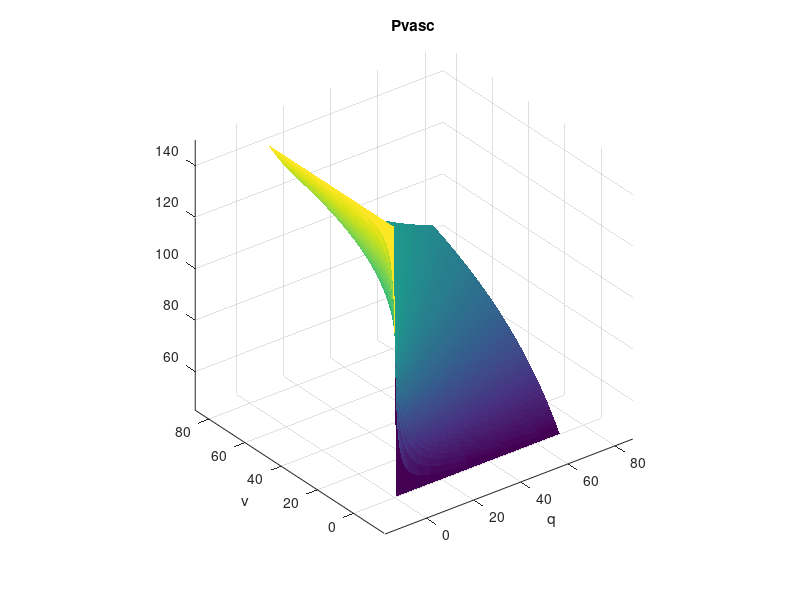
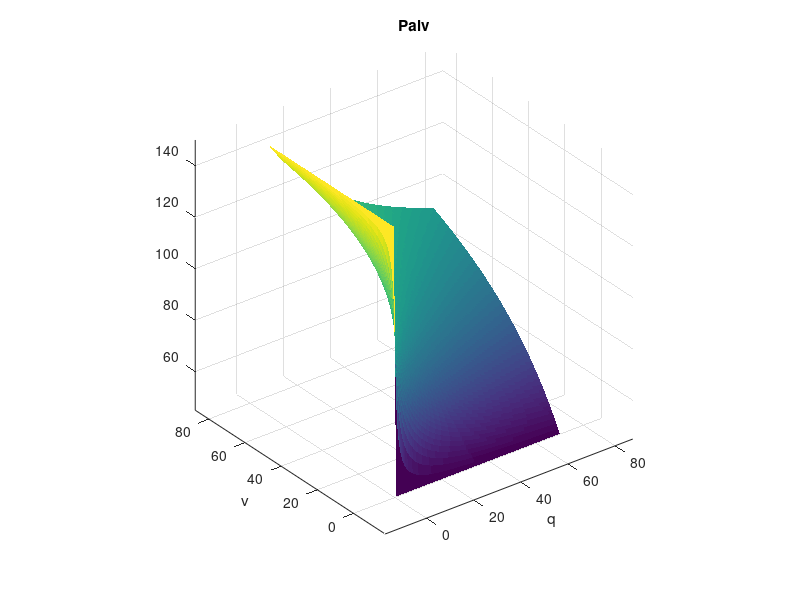
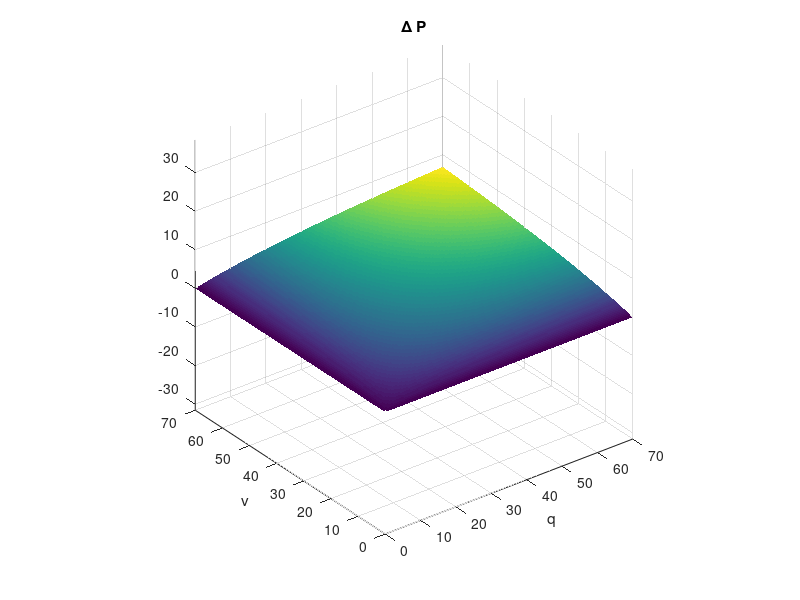
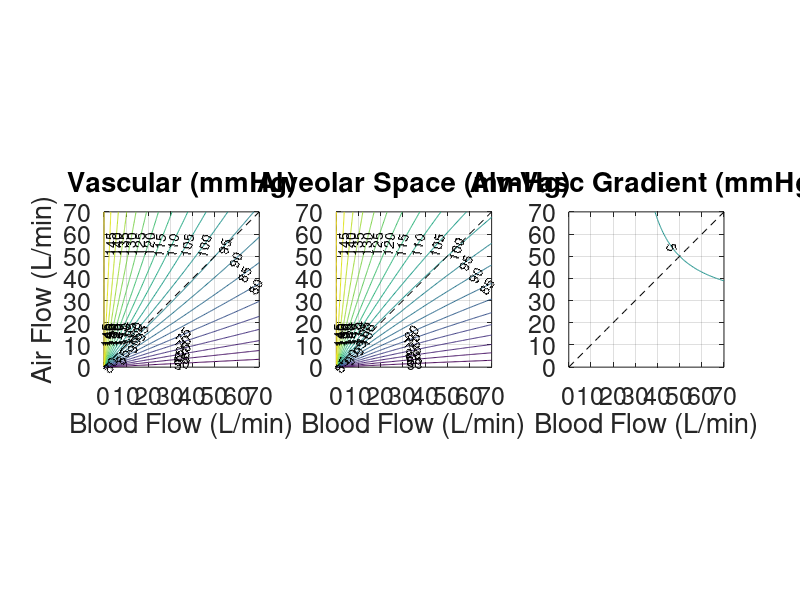

Write MATLAB code to recreate these figures, in order. (Note: this script raises an error after producing the figures.)
clear; close all; clc;
% This script solves Model A and saves results into a .mat file + generates
% fun animated .gifs to show how the diffusion parameter affects model
% behavior

%%% parameters
D     = 500;  %apparent diffusion (L/min)
Pair  = 150; %atmospheric oxygen partial pressure (mmHg)
Pin   = 45;  %mixed venous oxygen partial pressure - pulmonary inlet (mmHg)
Vvasc = 1;   %volume of vascular space (ml)
Valv  = 1;   %alveolar volume (ml)

Vp = 5; %ventilation flow (L/min)
Qp = 5; %blood flow (L/min)

% load('ModelA_optimization_results.mat','D_opt')
% D = D_opt;

par = [D Pair Pin Vvasc Valv Vp  Qp]; %parameters vector for ODE system

%%% grids for contour plots
de = 0.5;
q  = 0:de:70;
v  = 0:de:70;
[Q,V] = meshgrid(q,v);

Dv = 1:100; %vector of diffusion parameters to explore
Dpvasc = zeros(length(q),length(v),length(Dv));
Dpalv  = zeros(length(q),length(v),length(Dv));
Ddpac  = zeros(length(q),length(v),length(Dv));

% computing contour plots
pvasc = (Pin*Q.*V+Pin*D*Q+Pair*D*V)./(Q.*V+D*Q+D*V);
palv  = (Pair*Q.*V+Pair*D*V+Pin*D*Q)./(Q.*V+D*Q+D*V);
dpac  = (Q.*V)*(Pair-Pin)./(Q.*V+D*Q+D*V);

% contour plots for vector of diffusion parameters to explore
for j = 1:length(Dv)
    Dpvasc(:,:,j) = (Pin*Q.*V+Pin*Dv(j)*Q+Pair*Dv(j)*V)./(Q.*V+Dv(j)*Q+Dv(j)*V);
    Dpalv(:,:,j)  = (Pair*Q.*V+Pair*Dv(j)*V+Pin*Dv(j)*Q)./(Q.*V+Dv(j)*Q+Dv(j)*V);
    Ddpac(:,:,j)  = Dpalv(:,:,j) - Dpvasc(:,:,j);
end

%%% solve system of ODEs
% X0 = [Pin Pair];
% [t,X] = ode45(@ModelA_RHS,[0 1],X0,[],par);

save('ModelA_results.mat')

%%% plots
% figure; %state time series
% plot(t,X)
% xlabel('Time (s)')
% ylabel('Oxygen Tension (mmHg)')
% legend('Vasc', 'Alv')

figure; %Pvasc surface
surf(Q,V,pvasc, 'EdgeColor','none')
title('Pvasc')
xlabel('q')
ylabel('v')
axis equal

figure; %Pvasc surface
surf(Q,V,palv, 'EdgeColor','none')
title('Palv')
xlabel('q')
ylabel('v')
axis equal

figure; %Alv-Cap O2 Gradient  surface
surf(Q,V,dpac, 'EdgeColor','none')
title('\Delta P')
xlabel('q')
ylabel('v')
axis equal

CON = -30:5:150;
x = 0:70;
figure; % Contour Plot
subplot(1,3,1)
contour(Q,V,pvasc,CON,'ShowText','on')
hold on
plot(x,x,'k--')
set(gca,'fontsize',18)
title('Vascular (mmHg)')
xlabel('Blood Flow (L/min)')
ylabel('Air Flow (L/min)')
axis equal
grid on

subplot(1,3,2)
contour(Q,V,palv,CON,'ShowText','on')
hold on
plot(x,x,'k--')
set(gca,'fontsize',18)
title('Alveolar Space (mmHg)')
xlabel('Blood Flow (L/min)')
axis equal
grid on

subplot(1,3,3)
contour(Q,V,dpac,CON,'ShowText','on')
hold on
plot(x,x,'k--')
set(gca,'fontsize',18)
title('Alv-Vasc Gradient (mmHg)')
xlabel('Blood Flow (L/min)')
axis equal
grid on

%%%%%%%%%%%%%%%%%%%%%%%%%%%%%%%%%%%%%%%%%%%%
%%% big old plots
figure; % Contour Plot
subplot(3,3,1)
contour(Q,V,squeeze(Dpvasc(:,:,1)),CON,'ShowText','on')
hold on
plot(x,x,'k--')
set(gca,'fontsize',18)
title('Vascular (mmHg)')
ylabel('Air Flow (ml/s)')
axis equal
grid on

subplot(3,3,2)
contour(Q,V,squeeze(Dpalv(:,:,1)),CON,'ShowText','on')
hold on
plot(x,x,'k--')
set(gca,'fontsize',18)
title('Alveolar Space (mmHg)')
axis equal
grid on

subplot(3,3,3)
contour(Q,V,squeeze(Ddpac(:,:,1)),CON,'ShowText','on')
hold on
plot(x,x,'k--')
set(gca,'fontsize',18)
title('Alv-Vasc Gradient (mmHg)')
axis equal
grid on

subplot(3,3,4)
contour(Q,V,squeeze(Dpvasc(:,:,2)),CON,'ShowText','on')
hold on
plot(x,x,'k--')
set(gca,'fontsize',18)
ylabel('Air Flow (ml/s)')
axis equal
grid on

subplot(3,3,5)
contour(Q,V,squeeze(Dpalv(:,:,2)),CON,'ShowText','on')
hold on
plot(x,x,'k--')
set(gca,'fontsize',18)
axis equal
grid on

subplot(3,3,6)
contour(Q,V,squeeze(Ddpac(:,:,2)),CON,'ShowText','on')
hold on
plot(x,x,'k--')
set(gca,'fontsize',18)
axis equal
grid on

subplot(3,3,7)
contour(Q,V,squeeze(Dpvasc(:,:,3)),CON,'ShowText','on')
hold on
plot(x,x,'k--')
set(gca,'fontsize',18)
xlabel('Blood Flow (ml/s)')
ylabel('Air Flow (ml/s)')
axis equal
grid on

subplot(3,3,8)
contour(Q,V,squeeze(Dpalv(:,:,3)),CON,'ShowText','on')
hold on
plot(x,x,'k--')
set(gca,'fontsize',18)
xlabel('Blood Flow (ml/s)')
axis equal
grid on

subplot(3,3,9)
contour(Q,V,squeeze(Ddpac(:,:,3)),CON,'ShowText','on')
hold on
plot(x,x,'k--')
set(gca,'fontsize',18)
xlabel('Blood Flow (ml/s)')
axis equal
grid on

%%% making gifs
CON = -30:5:150;
h = figure('units','normalized','outerposition',[0 0 1 1]);
for i = 1:length(Dv) %iterate by size of Dv
    %%%% make contour plots
    cla(gca)
    
    contour(Q,V,squeeze(Dpvasc(:,:,i)),CON,'ShowText','on')
    hold on
    plot(x,x,'k--')
    set(gca,'fontsize',18)
    xlabel('Cardiac Output (L/min)')
    ylabel('Ventilation Magnitude (L/min)')
    text(9,1,['D = ', num2str(Dv(i))],'fontsize',18)
    axis equal
    grid on
    
    if i == 1
        gif('ModelA_vasc.gif','DelayTime',1/15) %make gif file
    else
        gif %append frame to gif
    end
    disp(i)
end

h2 = figure('units','normalized','outerposition',[0 0 1 1]);
for i = 1:length(Dv) %iterate by size of Dv
    %%%% make contour plots
    cla(gca)
    
    contour(Q,V,squeeze(Dpalv(:,:,i)),CON,'ShowText','on')
    hold on
    plot(x,x,'k--')
    set(gca,'fontsize',18)
    xlabel('Cardiac Output (L/min)')
    ylabel('Ventilation Magnitude (L/min)')
    text(9,1,['D = ', num2str(Dv(i))],'fontsize',18)
    axis equal
    grid on
    
    if i == 1
        gif('ModelA_alv.gif','DelayTime',1/15) %make gif file
    else
        gif %append frame to gif
    end
    disp(i)
end

h3 = figure('units','normalized','outerposition',[0 0 1 1]);
for i = 1:length(Dv) %iterate by size of Dv
    %%%% make contour plots
    cla(gca)
    
    contour(Q,V,squeeze(Ddpac(:,:,i)),CON,'ShowText','on')
    hold on
    plot(x,x,'k--')
    set(gca,'fontsize',18)
    xlabel('Cardiac Output (L/min)')
    ylabel('Ventilation Magnitude (L/min)')
    text(9,1,['D = ', num2str(Dv(i))],'fontsize',18)
    axis equal
    grid on
    
    if i == 1
        gif('ModelA_grad.gif','DelayTime',1/15) %make gif file
    else
        gif %append frame to gif
    end
    disp(i)
end
